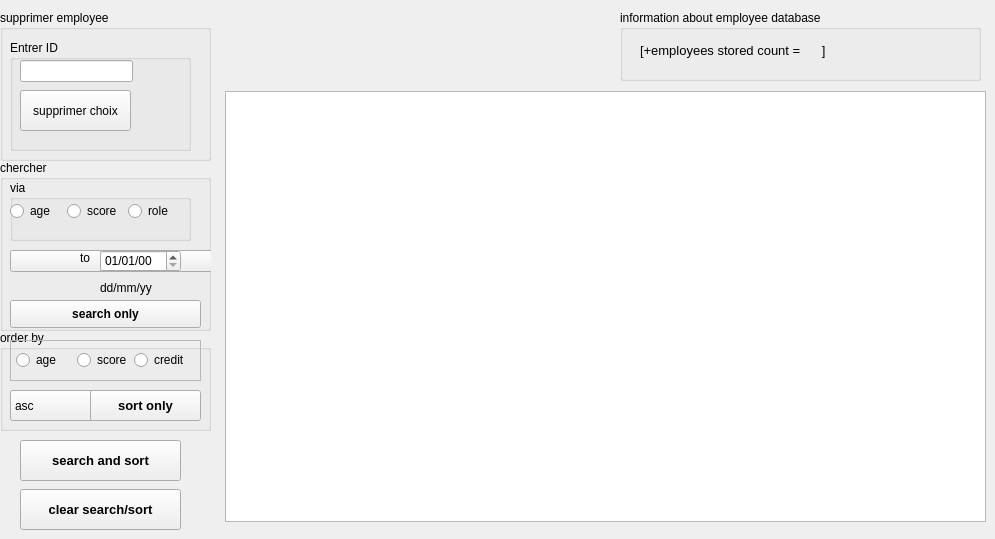
        <widget class="QWidget" name="tab_consulter_employee">
         <attribute name="title">
          <string>consulter/supprime employee</string>
         </attribute>
         <widget class="QTableView" name="tableView_afficher_ts">
          <property name="geometry">
           <rect>
            <x>225</x>
            <y>91</y>
            <width>761</width>
            <height>431</height>
           </rect>
          </property>
         </widget>
         <widget class="QGroupBox" name="groupBox_11">
          <property name="geometry">
           <rect>
            <x>620</x>
            <y>10</y>
            <width>361</width>
            <height>71</height>
           </rect>
          </property>
          <property name="title">
           <string>information about employee database</string>
          </property>
          <widget class="QLabel" name="label_existing_status_to_delete">
           <property name="geometry">
            <rect>
             <x>20</x>
             <y>30</y>
             <width>254</width>
             <height>21</height>
            </rect>
           </property>
           <property name="font">
            <font>
             <pointsize>10</pointsize>
            </font>
           </property>
           <property name="text">
            <string>[+employees stored count =      ]</string>
           </property>
          </widget>
         </widget>
         <widget class="QGroupBox" name="groupBox_2">
          <property name="geometry">
           <rect>
            <x>0</x>
            <y>10</y>
            <width>211</width>
            <height>151</height>
           </rect>
          </property>
          <property name="font">
           <font>
            <pointsize>9</pointsize>
           </font>
          </property>
          <property name="title">
           <string>supprimer employee</string>
          </property>
          <widget class="QGroupBox" name="groupBox_12">
           <property name="geometry">
            <rect>
             <x>10</x>
             <y>30</y>
             <width>181</width>
             <height>111</height>
            </rect>
           </property>
           <property name="title">
            <string>Entrer ID</string>
           </property>
           <widget class="QLineEdit" name="lineEdit_id_supprimer_search">
            <property name="geometry">
             <rect>
              <x>10</x>
              <y>20</y>
              <width>113</width>
              <height>22</height>
             </rect>
            </property>
            <property name="text">
             <string/>
            </property>
           </widget>
           <widget class="QPushButton" name="pushButton_supprimer_choix">
            <property name="geometry">
             <rect>
              <x>10</x>
              <y>50</y>
              <width>111</width>
              <height>41</height>
             </rect>
            </property>
            <property name="text">
             <string>supprimer choix</string>
            </property>
           </widget>
          </widget>
         </widget>
         <widget class="QGroupBox" name="groupBox_3">
          <property name="geometry">
           <rect>
            <x>0</x>
            <y>160</y>
            <width>211</width>
            <height>171</height>
           </rect>
          </property>
          <property name="title">
           <string>chercher</string>
          </property>
          <widget class="QGroupBox" name="groupBox_chercher">
           <property name="geometry">
            <rect>
             <x>10</x>
             <y>20</y>
             <width>181</width>
             <height>61</height>
            </rect>
           </property>
           <property name="title">
            <string>via</string>
           </property>
           <widget class="QWidget" name="layoutWidget">
            <property name="geometry">
             <rect>
              <x>0</x>
              <y>20</y>
              <width>169</width>
              <height>22</height>
             </rect>
            </property>
            <layout class="QHBoxLayout" name="horizontalLayout">
             <item>
              <widget class="QRadioButton" name="radioButton_age_chercher">
               <property name="text">
                <string>age</string>
               </property>
              </widget>
             </item>
             <item>
              <widget class="QRadioButton" name="radioButton_score_chercher">
               <property name="text">
                <string>score</string>
               </property>
              </widget>
             </item>
             <item>
              <widget class="QRadioButton" name="radioButton_role_chercher">
               <property name="text">
                <string>role</string>
               </property>
              </widget>
             </item>
            </layout>
           </widget>
          </widget>
          <widget class="QComboBox" name="comboBox_comparison">
           <property name="geometry">
            <rect>
             <x>10</x>
             <y>90</y>
             <width>144</width>
             <height>22</height>
            </rect>
           </property>
           <item>
            <property name="text">
             <string/>
            </property>
           </item>
           <item>
            <property name="text">
             <string>=</string>
            </property>
           </item>
           <item>
            <property name="text">
             <string>&gt;</string>
            </property>
           </item>
           <item>
            <property name="text">
             <string>&lt;</string>
            </property>
           </item>
          </widget>
          <widget class="QLabel" name="label_to_chercher">
           <property name="geometry">
            <rect>
             <x>80</x>
             <y>90</y>
             <width>12</width>
             <height>16</height>
            </rect>
           </property>
           <property name="text">
            <string>to</string>
           </property>
          </widget>
          <widget class="QComboBox" name="comboBox_role_compar">
           <property name="geometry">
            <rect>
             <x>100</x>
             <y>90</y>
             <width>144</width>
             <height>22</height>
            </rect>
           </property>
           <item>
            <property name="text">
             <string>'ADMIN'</string>
            </property>
           </item>
           <item>
            <property name="text">
             <string>'BUS_AGENT'</string>
            </property>
           </item>
           <item>
            <property name="text">
             <string>'ABONN_AGENT'</string>
            </property>
           </item>
           <item>
            <property name="text">
             <string>'STATION_AGENT'</string>
            </property>
           </item>
           <item>
            <property name="text">
             <string>'RECLAM_AGENT'</string>
            </property>
           </item>
           <item>
            <property name="text">
             <string>'OTHER'</string>
            </property>
           </item>
          </widget>
          <widget class="QSpinBox" name="spinBox_age_or_score_search">
           <property name="geometry">
            <rect>
             <x>100</x>
             <y>90</y>
             <width>51</width>
             <height>22</height>
            </rect>
           </property>
          </widget>
          <widget class="QPushButton" name="pushButton_go_chercher">
           <property name="geometry">
            <rect>
             <x>10</x>
             <y>140</y>
             <width>191</width>
             <height>28</height>
            </rect>
           </property>
           <property name="sizePolicy">
            <sizepolicy hsizetype="Minimum" vsizetype="Fixed">
             <horstretch>0</horstretch>
             <verstretch>0</verstretch>
            </sizepolicy>
           </property>
           <property name="font">
            <font>
             <pointsize>9</pointsize>
             <weight>75</weight>
             <bold>true</bold>
            </font>
           </property>
           <property name="text">
            <string>search only</string>
           </property>
          </widget>
          <widget class="QDateEdit" name="dateEdit_age_chercher">
           <property name="geometry">
            <rect>
             <x>100</x>
             <y>90</y>
             <width>81</width>
             <height>22</height>
            </rect>
           </property>
           <property name="inputMethodHints">
            <set>Qt::ImhPreferNumbers</set>
           </property>
           <property name="maximumDate">
            <date>
             <year>2100</year>
             <month>12</month>
             <day>31</day>
            </date>
           </property>
           <property name="minimumDate">
            <date>
             <year>1962</year>
             <month>9</month>
             <day>14</day>
            </date>
           </property>
           <property name="displayFormat">
            <string>dd/MM/yy</string>
           </property>
          </widget>
          <widget class="QLabel" name="label_dateform_chercher">
           <property name="geometry">
            <rect>
             <x>100</x>
             <y>120</y>
             <width>60</width>
             <height>16</height>
            </rect>
           </property>
           <property name="text">
            <string>dd/mm/yy</string>
           </property>
          </widget>
         </widget>
         <widget class="QPushButton" name="pushButton_clear_chercher">
          <property name="geometry">
           <rect>
            <x>20</x>
            <y>489</y>
            <width>161</width>
            <height>41</height>
           </rect>
          </property>
          <property name="font">
           <font>
            <pointsize>10</pointsize>
            <weight>75</weight>
            <bold>true</bold>
           </font>
          </property>
          <property name="text">
           <string>clear search/sort</string>
          </property>
         </widget>
         <widget class="QGroupBox" name="groupBox_6">
          <property name="geometry">
           <rect>
            <x>0</x>
            <y>330</y>
            <width>211</width>
            <height>101</height>
           </rect>
          </property>
          <property name="title">
           <string>order by</string>
          </property>
          <widget class="QFrame" name="frame">
           <property name="geometry">
            <rect>
             <x>10</x>
             <y>10</y>
             <width>191</width>
             <height>41</height>
            </rect>
           </property>
           <property name="frameShape">
            <enum>QFrame::StyledPanel</enum>
           </property>
           <property name="frameShadow">
            <enum>QFrame::Raised</enum>
           </property>
           <widget class="QRadioButton" name="radioButton_credit_orderby">
            <property name="geometry">
             <rect>
              <x>124</x>
              <y>10</y>
              <width>59</width>
              <height>20</height>
             </rect>
            </property>
            <property name="text">
             <string>credit</string>
            </property>
           </widget>
           <widget class="QRadioButton" name="radioButton_age_orderby">
            <property name="geometry">
             <rect>
              <x>6</x>
              <y>10</y>
              <width>48</width>
              <height>20</height>
             </rect>
            </property>
            <property name="text">
             <string>age</string>
            </property>
           </widget>
           <widget class="QRadioButton" name="radioButton_score_orderby">
            <property name="geometry">
             <rect>
              <x>67</x>
              <y>10</y>
              <width>51</width>
              <height>20</height>
             </rect>
            </property>
            <property name="text">
             <string>score</string>
            </property>
           </widget>
          </widget>
          <widget class="QComboBox" name="comboBox_sortDESC">
           <property name="geometry">
            <rect>
             <x>10</x>
             <y>60</y>
             <width>144</width>
             <height>31</height>
            </rect>
           </property>
           <item>
            <property name="text">
             <string>asc</string>
            </property>
           </item>
           <item>
            <property name="text">
             <string>desc</string>
            </property>
           </item>
          </widget>
          <widget class="QPushButton" name="pushButton_sortONLY">
           <property name="geometry">
            <rect>
             <x>90</x>
             <y>60</y>
             <width>111</width>
             <height>31</height>
            </rect>
           </property>
           <property name="font">
            <font>
             <pointsize>10</pointsize>
             <weight>75</weight>
             <bold>true</bold>
            </font>
           </property>
           <property name="text">
            <string>sort only</string>
           </property>
          </widget>
         </widget>
         <widget class="QPushButton" name="pushButton_searchANDsort">
          <property name="geometry">
           <rect>
            <x>20</x>
            <y>440</y>
            <width>161</width>
            <height>41</height>
           </rect>
          </property>
          <property name="font">
           <font>
            <pointsize>10</pointsize>
            <weight>75</weight>
            <bold>true</bold>
           </font>
          </property>
          <property name="text">
           <string>search and sort</string>
          </property>
         </widget>
        </widget>
